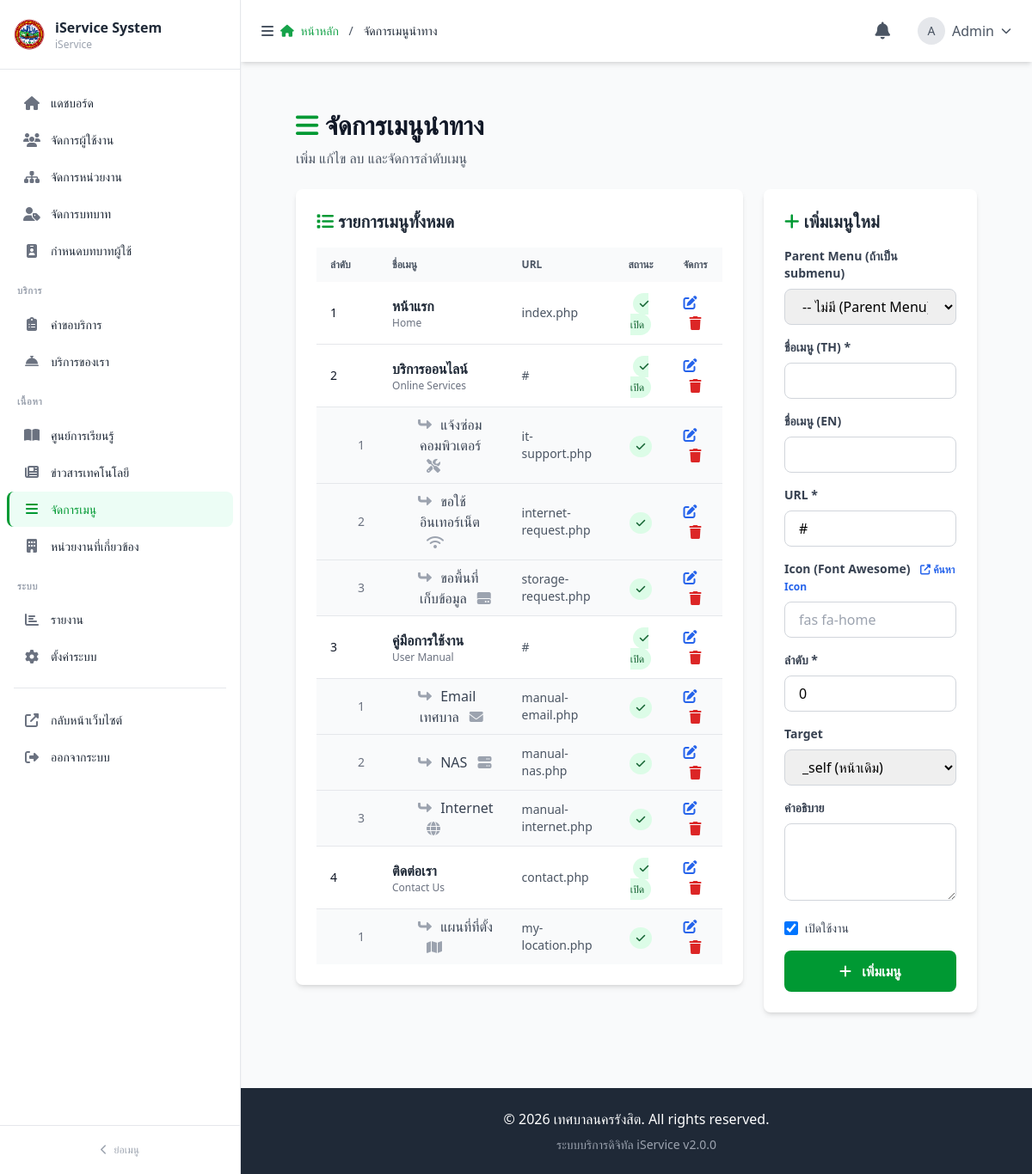
Screenshot of /admin/nav_menu.php with the database file from the repository.
### tables this page shows
CREATE TABLE `nav_menu` (
  `id` int(11) NOT NULL,
  `parent_id` int(11) DEFAULT NULL COMMENT 'NULL = parent menu, มีค่า = submenu',
  `menu_name` varchar(100) NOT NULL COMMENT 'ชื่อเมนู (ภาษาไทย)',
  `menu_name_en` varchar(100) DEFAULT NULL COMMENT 'ชื่อเมนู (ภาษาอังกฤษ)',
  `menu_url` varchar(255) DEFAULT '#' COMMENT 'URL/Link ของเมนู',
  `menu_icon` varchar(50) DEFAULT NULL COMMENT 'Font Awesome icon class (เช่น fas fa-home)',
  `menu_order` int(11) NOT NULL DEFAULT 0 COMMENT 'ลำดับการแสดงผล (เรียงจากน้อยไปมาก)',
  `is_active` tinyint(1) NOT NULL DEFAULT 1 COMMENT '1 = แสดง, 0 = ซ่อน',
  `target` varchar(20) DEFAULT '_self' COMMENT '_self, _blank, _parent, _top',
  `description` text DEFAULT NULL COMMENT 'คำอธิบายเพิ่มเติม',
  `created_at` timestamp NOT NULL DEFAULT current_timestamp(),
  `updated_at` timestamp NOT NULL DEFAULT current_timestamp() ON UPDATE current_timestamp()
);

### admin/nav_menu.php (the view, shortened to what this page needs)
<?php
require_once '../config/database.php';
$menus = [];
$result = $conn->query("SELECT * FROM nav_menu WHERE parent_id IS NULL ORDER BY menu_order ASC");
while ($row = $result->fetch_assoc()) {
    $menu_id = $row['id'];
    $row['children'] = [];
    $child_stmt = $conn->prepare("SELECT * FROM nav_menu WHERE parent_id = ? ORDER BY menu_order ASC");
    $child_stmt->bind_param("i", $menu_id);
    $child_stmt->execute();
    $child_result = $child_stmt->get_result();
    while ($child = $child_result->fetch_assoc()) {
        $row['children'][] = $child;
    }
    $menus[] = $row;
}
$edit_data = null;
?>
<?php
include 'admin-layout/header.php';
include 'admin-layout/sidebar.php';
include 'admin-layout/topbar.php';
?>
<main class="main-content-transition lg:ml-0">
    <div class="px-4 sm:px-6 lg:px-8 py-6">
        <div class="mb-6">
            <h1 class="text-3xl font-bold text-gray-900">
                <i class="fas fa-bars text-teal-600"></i> จัดการเมนูนำทาง
            </h1>
            <p class="mt-2 text-gray-600">เพิ่ม แก้ไข ลบ และจัดการลำดับเมนู</p>
        </div>
        <div class="grid grid-cols-1 lg:grid-cols-3 gap-6">
            <div class="lg:col-span-2">
                <div class="bg-white rounded-lg shadow-md p-6">
                    <h2 class="text-xl font-bold text-gray-800 mb-4">
                        <i class="fas fa-list text-teal-600"></i> รายการเมนูทั้งหมด
                    </h2>
                    <div class="overflow-x-auto">
                        <table class="w-full">
                            <thead class="bg-gray-50">
                                <tr>
                                    <th class="px-4 py-3 text-left text-xs font-semibold text-gray-600 uppercase">ลำดับ</th>
                                    <th class="px-4 py-3 text-left text-xs font-semibold text-gray-600 uppercase">ชื่อเมนู</th>
                                    <th class="px-4 py-3 text-left text-xs font-semibold text-gray-600 uppercase">URL</th>
                                    <th class="px-4 py-3 text-center text-xs font-semibold text-gray-600 uppercase">สถานะ</th>
                                    <th class="px-4 py-3 text-center text-xs font-semibold text-gray-600 uppercase">จัดการ</th>
                                </tr>
                            </thead>
                            <tbody class="divide-y divide-gray-200">
                                <?php foreach ($menus as $menu): ?>
                                    <tr class="hover:bg-gray-50">
                                        <td class="px-4 py-3 text-sm font-medium text-gray-900"><?= $menu['menu_order'] ?></td>
                                        <td class="px-4 py-3">
                                            <div class="font-semibold text-gray-800"><?= $menu['menu_name'] ?></div>
                                            <?php if ($menu['menu_name_en']): ?>
                                                <div class="text-xs text-gray-500"><?= $menu['menu_name_en'] ?></div>
                                            <?php endif; ?>
                                        </td>
                                        <td class="px-4 py-3 text-sm text-gray-600"><?= $menu['menu_url'] ?></td>
                                        <td class="px-4 py-3 text-center">
                                            <a href="?action=toggle&id=<?= $menu['id'] ?>" class="inline-block">
                                                <?php if ($menu['is_active']): ?>
                                                    <span class="bg-green-100 text-green-800 text-xs px-2 py-1 rounded-full">
                                                        <i class="fas fa-check"></i> เปิด
                                                    </span>
                                                <?php else: ?>
                                                    <span class="bg-red-100 text-red-800 text-xs px-2 py-1 rounded-full">
                                                        <i class="fas fa-times"></i> ปิด
                                                    </span>
                                                <?php endif; ?>
                                            </a>
                                        </td>
                                        <td class="px-4 py-3 text-center">
                                            <a href="?action=edit&id=<?= $menu['id'] ?>" class="text-blue-600 hover:text-blue-800 mr-3">
                                                <i class="fas fa-edit"></i>
                                            </a>
                                            <a href="?action=delete&id=<?= $menu['id'] ?>" class="text-red-600 hover:text-red-800"
                                               onclick="return confirm('ต้องการลบเมนูนี้และเมนูย่อยทั้งหมดหรือไม่?')">
                                                <i class="fas fa-trash"></i>
                                            </a>
                                        </td>
                                    </tr>
                                    <?php foreach ($menu['children'] as $child): ?>
                                        <tr class="bg-gray-50 hover:bg-gray-100">
                                            <td class="px-4 py-2 text-sm pl-12 text-gray-500"><?= $child['menu_order'] ?></td>
                                            <td class="px-4 py-2 pl-12">
                                                <i class="fas fa-level-up-alt fa-rotate-90 text-gray-400 mr-2"></i>
                                                <span class="text-gray-700"><?= $child['menu_name'] ?></span>
                                                <?php if ($child['menu_icon']): ?>
                                                    <i class="<?= $child['menu_icon'] ?> text-gray-400 ml-2"></i>
                                                <?php endif; ?>
                                            </td>
                                            <td class="px-4 py-2 text-sm text-gray-600"><?= $child['menu_url'] ?></td>
                                            <td class="px-4 py-2 text-center">
                                                <a href="?action=toggle&id=<?= $child['id'] ?>" class="inline-block">
                                                    <?php if ($child['is_active']): ?>
                                                        <span class="bg-green-100 text-green-800 text-xs px-2 py-1 rounded-full">
                                                            <i class="fas fa-check"></i>
                                                        </span>
                                                    <?php else: ?>
                                                        <span class="bg-red-100 text-red-800 text-xs px-2 py-1 rounded-full">
                                                            <i class="fas fa-times"></i>
                                                        </span>
                                                    <?php endif; ?>
                                                </a>
                                            </td>
                                            <td class="px-4 py-2 text-center">
                                                <a href="?action=edit&id=<?= $child['id'] ?>" class="text-blue-600 hover:text-blue-800 mr-3">
                                                    <i class="fas fa-edit"></i>
                                                </a>
                                                <a href="?action=delete&id=<?= $child['id'] ?>" class="text-red-600 hover:text-red-800"
                                                   onclick="return confirm('ต้องการลบเมนูนี้หรือไม่?')">
                                                    <i class="fas fa-trash"></i>
                                                </a>
                                            </td>
                                        </tr>
                                    <?php endforeach; ?>
                                <?php endforeach; ?>
                            </tbody>
                        </table>
                    </div>
                </div>
            </div>
            <div class="lg:col-span-1">
                <div class="bg-white rounded-lg shadow-md p-6 sticky top-4">
                    <h2 class="text-xl font-bold text-gray-800 mb-4">
                        <i class="fas fa-<?= $edit_data ? 'edit' : 'plus' ?> text-teal-600"></i>
                        <?= $edit_data ? 'แก้ไขเมนู' : 'เพิ่มเมนูใหม่' ?>
                    </h2>
                    <form method="POST" class="space-y-4">
                        <div>
                            <label class="block text-sm font-semibold text-gray-700 mb-2">
                                Parent Menu (ถ้าเป็น submenu)
                            </label>
                            <select name="parent_id" class="w-full border border-gray-300 rounded-lg px-4 py-2 focus:ring-2 focus:ring-teal-500 focus:border-transparent">
                                <option value="">-- ไม่มี (Parent Menu) --</option>
                            </select>
                        </div>
                        <div>
                            <label class="block text-sm font-semibold text-gray-700 mb-2">ชื่อเมนู (TH) *</label>
                            <input type="text" name="menu_name" required
                                   value="<?= $edit_data['menu_name'] ?? '' ?>"
                                   class="w-full border border-gray-300 rounded-lg px-4 py-2 focus:ring-2 focus:ring-teal-500 focus:border-transparent">
                        </div>
                        <div>
                            <label class="block text-sm font-semibold text-gray-700 mb-2">ชื่อเมนู (EN)</label>
                            <input type="text" name="menu_name_en"
                                   value="<?= $edit_data['menu_name_en'] ?? '' ?>"
                                   class="w-full border border-gray-300 rounded-lg px-4 py-2 focus:ring-2 focus:ring-teal-500 focus:border-transparent">
                        </div>
                        <div>
                            <label class="block text-sm font-semibold text-gray-700 mb-2">URL *</label>
                            <input type="text" name="menu_url" required
                                   value="<?= $edit_data['menu_url'] ?? '#' ?>"
                                   placeholder="#, page.php, https://..."
                                   class="w-full border border-gray-300 rounded-lg px-4 py-2 focus:ring-2 focus:ring-teal-500 focus:border-transparent">
                        </div>
                        <div>
                            <label class="block text-sm font-semibold text-gray-700 mb-2">
                                Icon (Font Awesome)
                                <a href="https://fontawesome.com/icons" target="_blank" class="text-xs text-blue-600 ml-2">
                                    <i class="fas fa-external-link-alt"></i> ค้นหา Icon
                                </a>
                            </label>
                            <input type="text" name="menu_icon"
                                   value="<?= $edit_data['menu_icon'] ?? '' ?>"
                                   placeholder="fas fa-home"
                                   class="w-full border border-gray-300 rounded-lg px-4 py-2 focus:ring-2 focus:ring-teal-500 focus:border-transparent">
                        </div>
                        <div>
                            <label class="block text-sm font-semibold text-gray-700 mb-2">ลำดับ *</label>
                            <input type="number" name="menu_order" required
                                   value="<?= $edit_data['menu_order'] ?? 0 ?>"
                                   class="w-full border border-gray-300 rounded-lg px-4 py-2 focus:ring-2 focus:ring-teal-500 focus:border-transparent">
                        </div>
                        <div>
                            <label class="block text-sm font-semibold text-gray-700 mb-2">Target</label>
                            <select name="target" class="w-full border border-gray-300 rounded-lg px-4 py-2 focus:ring-2 focus:ring-teal-500 focus:border-transparent">
                                <option value="_self" <?= ($edit_data && $edit_data['target'] == '_self') ? 'selected' : '' ?>>_self (หน้าเดิม)</option>
                            </select>
                        </div>
                        <div>
                            <label class="block text-sm font-semibold text-gray-700 mb-2">คำอธิบาย</label>
                            <textarea name="description" rows="3"
                                      class="w-full border border-gray-300 rounded-lg px-4 py-2 focus:ring-2 focus:ring-teal-500 focus:border-transparent"><?= $edit_data['description'] ?? '' ?></textarea>
                        </div>
                        <div class="flex items-center">
                            <input type="checkbox" name="is_active" id="is_active"
                                   <?= (!$edit_data || $edit_data['is_active']) ? 'checked' : '' ?>
                                   class="w-4 h-4 text-teal-600 border-gray-300 rounded focus:ring-teal-500">
                            <label for="is_active" class="ml-2 text-sm font-medium text-gray-700">เปิดใช้งาน</label>
                        </div>
                        <div class="flex space-x-3">
                            <button type="submit" name="<?= $edit_data ? 'edit_menu' : 'add_menu' ?>"
                                    class="flex-1 bg-teal-600 hover:bg-teal-700 text-white px-6 py-3 rounded-lg font-semibold transition">
                                <i class="fas fa-<?= $edit_data ? 'save' : 'plus' ?> mr-2"></i>
                                <?= $edit_data ? 'บันทึกการแก้ไข' : 'เพิ่มเมนู' ?>
                            </button>
                        </div>
                    </form>
                </div>
            </div>
        </div>
    </div>
</main>
<?php
include 'admin-layout/footer.php';
?>

### admin/admin-layout/header.php (style rules this page uses)
.bg-primary-500, .bg-teal-500, .bg-teal-600 { background-color: #009933 !important; }
.text-primary-500, .text-primary-600, .text-teal-500, .text-teal-600 { color: #009933 !important; }
.main-content-transition { transition: margin-left 0.3s ease-in-out; }

### admin/admin-layout/sidebar.php (style rules this page uses)
:root { --sidebar-bg: #ffffff; --sidebar-border: #e5e7eb; --sidebar-text: #1f2937; --sidebar-text-muted: #6b7280; --sidebar-hover: #f3f4f6; --sidebar-active-bg: #ecfdf5; --sidebar-active-text: #009933; --sidebar-active-border: #009933; --sidebar-section-text: #9ca3af; }

### rows the page displays
nav_menu: menu_order "1", menu_name "หน้าแรก", menu_name_en "Home", menu_url "index.php", is_active 1 (drawn)
nav_menu: menu_order "2", menu_name "บริการออนไลน์", menu_name_en "Online Services", menu_url "#", is_active 1 (drawn)
nav_menu: menu_order "1", menu_name "แจ้งซ่อมคอมพิวเตอร์", menu_url "it-support.php", is_active 1 (drawn)
nav_menu: menu_order "2", menu_name "ขอใช้อินเทอร์เน็ต", menu_url "internet-request.php", is_active 1 (drawn)
nav_menu: menu_order "3", menu_name "ขอพื้นที่เก็บข้อมูล", menu_url "storage-request.php", is_active 1 (drawn)
nav_menu: menu_order "3", menu_name "คู่มือการใช้งาน", menu_name_en "User Manual", menu_url "#", is_active 1 (drawn)
nav_menu: menu_order "1", menu_name "Email เทศบาล", menu_url "manual-email.php", is_active 1 (drawn)
nav_menu: menu_order "2", menu_name "NAS", menu_url "manual-nas.php", is_active 1 (drawn)
nav_menu: menu_order "3", menu_name "Internet", menu_url "manual-internet.php", is_active 1 (drawn)
nav_menu: menu_order "4", menu_name "ติดต่อเรา", menu_name_en "Contact Us", menu_url "contact.php", is_active 1 (drawn)
nav_menu: menu_order "1", menu_name "แผนที่ที่ตั้ง", menu_url "my-location.php", is_active 1 (drawn)

### other values shown
$sidebar_app_name "iService System"
$sidebar_org_name "iService"
$item['label'] "แดชบอร์ด"
$item['label'] "จัดการผู้ใช้งาน"
$item['label'] "จัดการหน่วยงาน"
$item['label'] "จัดการบทบาท"
$item['label'] "กำหนดบทบาทผู้ใช้"
$group['label'] "บริการ"
$item['label'] "คำขอบริการ"
$item['label'] "บริการของเรา"
$group['label'] "เนื้อหา"
$item['label'] "ศูนย์การเรียนรู้"
$item['label'] "ข่าวสารเทคโนโลยี"
$item['label'] "จัดการเมนู"
$item['label'] "หน่วยงานที่เกี่ยวข้อง"
